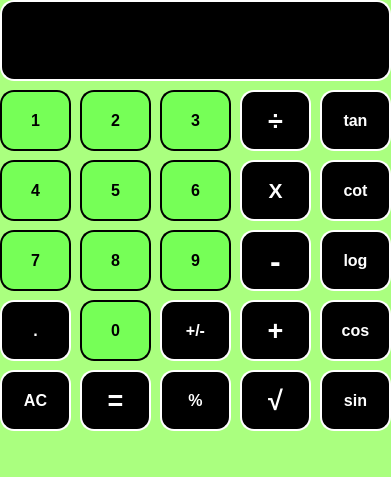
<?xml version="1.0" encoding="UTF-8"?>
<ui version="4.0">
 <class>MainWindow</class>
 <widget class="QMainWindow" name="MainWindow">
  <property name="geometry">
   <rect>
    <x>0</x>
    <y>0</y>
    <width>391</width>
    <height>477</height>
   </rect>
  </property>
  <property name="font">
   <font>
    <pointsize>16</pointsize>
    <bold>true</bold>
   </font>
  </property>
  <property name="windowTitle">
   <string>MainWindow</string>
  </property>
  <property name="autoFillBackground">
   <bool>false</bool>
  </property>
  <property name="styleSheet">
   <string notr="true">background-color:rgb(170, 255, 127);
</string>
  </property>
  <property name="documentMode">
   <bool>false</bool>
  </property>
  <property name="dockNestingEnabled">
   <bool>false</bool>
  </property>
  <property name="unifiedTitleAndToolBarOnMac">
   <bool>false</bool>
  </property>
  <widget class="QWidget" name="centralwidget">
   <widget class="QLabel" name="label">
    <property name="geometry">
     <rect>
      <x>0</x>
      <y>0</y>
      <width>421</width>
      <height>451</height>
     </rect>
    </property>
    <property name="styleSheet">
     <string notr="true">background-image: url(:/newPrefix/Downloads/pngwing.com (1).png);</string>
    </property>
    <property name="text">
     <string/>
    </property>
    <property name="pixmap">
     <pixmap resource="leafs.qrc">:/newPrefix/Downloads/pngwing.com (1).png</pixmap>
    </property>
    <property name="scaledContents">
     <bool>true</bool>
    </property>
   </widget>
   <widget class="QPushButton" name="tan">
    <property name="geometry">
     <rect>
      <x>320</x>
      <y>90</y>
      <width>71</width>
      <height>61</height>
     </rect>
    </property>
    <property name="font">
     <font>
      <pointsize>12</pointsize>
      <italic>false</italic>
      <bold>true</bold>
     </font>
    </property>
    <property name="styleSheet">
     <string notr="true">background-color:black;
color: white;
border-style: outset;
border-width:2px;
border-radius:14px;
border-color: white;
padding:16px;
</string>
    </property>
    <property name="text">
     <string>tan</string>
    </property>
   </widget>
   <widget class="QPushButton" name="sub">
    <property name="geometry">
     <rect>
      <x>240</x>
      <y>230</y>
      <width>71</width>
      <height>61</height>
     </rect>
    </property>
    <property name="font">
     <font>
      <pointsize>24</pointsize>
      <italic>false</italic>
      <bold>true</bold>
     </font>
    </property>
    <property name="styleSheet">
     <string notr="true">background-color:black;
color: white;
border-style: outset;
border-width:2px;
border-radius:14px;
border-color: white;
padding:16px;
</string>
    </property>
    <property name="text">
     <string>-</string>
    </property>
   </widget>
   <widget class="QPushButton" name="sin">
    <property name="geometry">
     <rect>
      <x>320</x>
      <y>370</y>
      <width>71</width>
      <height>61</height>
     </rect>
    </property>
    <property name="font">
     <font>
      <pointsize>12</pointsize>
      <italic>false</italic>
      <bold>true</bold>
     </font>
    </property>
    <property name="styleSheet">
     <string notr="true">background-color:black;
color: white;
border-style: outset;
border-width:2px;
border-radius:14px;
border-color: white;
padding:16px;
</string>
    </property>
    <property name="text">
     <string>sin</string>
    </property>
   </widget>
   <widget class="QPushButton" name="num3">
    <property name="geometry">
     <rect>
      <x>160</x>
      <y>90</y>
      <width>71</width>
      <height>61</height>
     </rect>
    </property>
    <property name="font">
     <font>
      <pointsize>12</pointsize>
      <italic>false</italic>
      <bold>true</bold>
     </font>
    </property>
    <property name="styleSheet">
     <string notr="true">background-color:rgb(118, 255, 87);
color: black;
border-style: outset;
border-width:2px;
border-radius:14px;
border-color: black;
padding:16px;
</string>
    </property>
    <property name="text">
     <string>3</string>
    </property>
   </widget>
   <widget class="QPushButton" name="num1">
    <property name="geometry">
     <rect>
      <x>0</x>
      <y>90</y>
      <width>71</width>
      <height>61</height>
     </rect>
    </property>
    <property name="font">
     <font>
      <pointsize>12</pointsize>
      <italic>false</italic>
      <bold>true</bold>
     </font>
    </property>
    <property name="styleSheet">
     <string notr="true">background-color:rgb(118, 255, 87);
color: black;
border-style: outset;
border-width:2px;
border-radius:14px;
border-color: black;
padding:16px;
</string>
    </property>
    <property name="text">
     <string>1</string>
    </property>
   </widget>
   <widget class="QPushButton" name="sum">
    <property name="geometry">
     <rect>
      <x>240</x>
      <y>300</y>
      <width>71</width>
      <height>61</height>
     </rect>
    </property>
    <property name="font">
     <font>
      <pointsize>20</pointsize>
      <italic>false</italic>
      <bold>true</bold>
     </font>
    </property>
    <property name="styleSheet">
     <string notr="true">background-color:black;
color: white;
border-style: outset;
border-width:2px;
border-radius:14px;
border-color: white;
padding:16px;
</string>
    </property>
    <property name="text">
     <string>+</string>
    </property>
   </widget>
   <widget class="QPushButton" name="cos">
    <property name="geometry">
     <rect>
      <x>320</x>
      <y>300</y>
      <width>71</width>
      <height>61</height>
     </rect>
    </property>
    <property name="font">
     <font>
      <pointsize>12</pointsize>
      <italic>false</italic>
      <bold>true</bold>
     </font>
    </property>
    <property name="styleSheet">
     <string notr="true">background-color:black;
color: white;
border-style: outset;
border-width:2px;
border-radius:14px;
border-color: white;
padding:16px;
</string>
    </property>
    <property name="text">
     <string>cos</string>
    </property>
   </widget>
   <widget class="QPushButton" name="reverse">
    <property name="geometry">
     <rect>
      <x>160</x>
      <y>300</y>
      <width>71</width>
      <height>61</height>
     </rect>
    </property>
    <property name="font">
     <font>
      <pointsize>12</pointsize>
      <italic>false</italic>
      <bold>true</bold>
     </font>
    </property>
    <property name="styleSheet">
     <string notr="true">background-color:black;
color: white;
border-style: outset;
border-width:2px;
border-radius:14px;
border-color: white;
padding:16px;
</string>
    </property>
    <property name="text">
     <string>+/-</string>
    </property>
   </widget>
   <widget class="QPushButton" name="num4">
    <property name="geometry">
     <rect>
      <x>0</x>
      <y>160</y>
      <width>71</width>
      <height>61</height>
     </rect>
    </property>
    <property name="font">
     <font>
      <pointsize>12</pointsize>
      <italic>false</italic>
      <bold>true</bold>
     </font>
    </property>
    <property name="styleSheet">
     <string notr="true">background-color:rgb(118, 255, 87);
color: black;
border-style: outset;
border-width:2px;
border-radius:14px;
border-color: black;
padding:16px;
</string>
    </property>
    <property name="text">
     <string>4</string>
    </property>
   </widget>
   <widget class="QPushButton" name="num5">
    <property name="geometry">
     <rect>
      <x>80</x>
      <y>160</y>
      <width>71</width>
      <height>61</height>
     </rect>
    </property>
    <property name="font">
     <font>
      <pointsize>12</pointsize>
      <italic>false</italic>
      <bold>true</bold>
     </font>
    </property>
    <property name="styleSheet">
     <string notr="true">background-color:rgb(118, 255, 87);
color: black;
border-style: outset;
border-width:2px;
border-radius:14px;
border-color: black;
padding:16px;
</string>
    </property>
    <property name="text">
     <string>5</string>
    </property>
   </widget>
   <widget class="QPushButton" name="num0">
    <property name="geometry">
     <rect>
      <x>80</x>
      <y>300</y>
      <width>71</width>
      <height>61</height>
     </rect>
    </property>
    <property name="font">
     <font>
      <pointsize>12</pointsize>
      <italic>false</italic>
      <bold>true</bold>
     </font>
    </property>
    <property name="styleSheet">
     <string notr="true">background-color:rgb(118, 255, 87);
color: black;
border-style: outset;
border-width:2px;
border-radius:14px;
border-color: black;
padding:16px;
</string>
    </property>
    <property name="text">
     <string>0</string>
    </property>
   </widget>
   <widget class="QPushButton" name="num8">
    <property name="geometry">
     <rect>
      <x>80</x>
      <y>230</y>
      <width>71</width>
      <height>61</height>
     </rect>
    </property>
    <property name="font">
     <font>
      <pointsize>12</pointsize>
      <italic>false</italic>
      <bold>true</bold>
     </font>
    </property>
    <property name="styleSheet">
     <string notr="true">background-color:rgb(118, 255, 87);
color: black;
border-style: outset;
border-width:2px;
border-radius:14px;
border-color: black;
padding:16px;
</string>
    </property>
    <property name="text">
     <string>8</string>
    </property>
   </widget>
   <widget class="QPushButton" name="num2">
    <property name="geometry">
     <rect>
      <x>80</x>
      <y>90</y>
      <width>71</width>
      <height>61</height>
     </rect>
    </property>
    <property name="font">
     <font>
      <pointsize>12</pointsize>
      <italic>false</italic>
      <bold>true</bold>
     </font>
    </property>
    <property name="styleSheet">
     <string notr="true">background-color:rgb(118, 255, 87);
color: black;
border-style: outset;
border-width:2px;
border-radius:14px;
border-color: black;
padding:16px;
</string>
    </property>
    <property name="text">
     <string>2</string>
    </property>
   </widget>
   <widget class="QLineEdit" name="txtbox">
    <property name="geometry">
     <rect>
      <x>0</x>
      <y>0</y>
      <width>391</width>
      <height>81</height>
     </rect>
    </property>
    <property name="font">
     <font>
      <pointsize>24</pointsize>
      <bold>true</bold>
     </font>
    </property>
    <property name="styleSheet">
     <string notr="true">background-color:black;
color: white;
border-style: outset;
border-width:2px;
border-radius:14px;
border-color: white;</string>
    </property>
    <property name="text">
     <string/>
    </property>
   </widget>
   <widget class="QPushButton" name="duplicate">
    <property name="geometry">
     <rect>
      <x>240</x>
      <y>160</y>
      <width>71</width>
      <height>61</height>
     </rect>
    </property>
    <property name="font">
     <font>
      <pointsize>16</pointsize>
      <italic>false</italic>
      <bold>true</bold>
     </font>
    </property>
    <property name="styleSheet">
     <string notr="true">background-color:black;
color: white;
border-style: outset;
border-width:2px;
border-radius:14px;
border-color: white;
padding:16px;
</string>
    </property>
    <property name="text">
     <string>X</string>
    </property>
   </widget>
   <widget class="QPushButton" name="result">
    <property name="geometry">
     <rect>
      <x>80</x>
      <y>370</y>
      <width>71</width>
      <height>61</height>
     </rect>
    </property>
    <property name="font">
     <font>
      <pointsize>20</pointsize>
      <italic>false</italic>
      <bold>true</bold>
     </font>
    </property>
    <property name="styleSheet">
     <string notr="true">background-color:black;
color: white;
border-style: outset;
border-width:2px;
border-radius:14px;
border-color: white;
padding:16px;
</string>
    </property>
    <property name="text">
     <string>=</string>
    </property>
   </widget>
   <widget class="QPushButton" name="num9">
    <property name="geometry">
     <rect>
      <x>160</x>
      <y>230</y>
      <width>71</width>
      <height>61</height>
     </rect>
    </property>
    <property name="font">
     <font>
      <pointsize>12</pointsize>
      <italic>false</italic>
      <bold>true</bold>
     </font>
    </property>
    <property name="styleSheet">
     <string notr="true">background-color:rgb(118, 255, 87);
color: black;
border-style: outset;
border-width:2px;
border-radius:14px;
border-color: black;
padding:16px;
</string>
    </property>
    <property name="text">
     <string>9</string>
    </property>
   </widget>
   <widget class="QPushButton" name="divide">
    <property name="geometry">
     <rect>
      <x>240</x>
      <y>90</y>
      <width>71</width>
      <height>61</height>
     </rect>
    </property>
    <property name="font">
     <font>
      <pointsize>20</pointsize>
      <italic>false</italic>
      <bold>true</bold>
     </font>
    </property>
    <property name="styleSheet">
     <string notr="true">background-color:black;
color: white;
border-style: outset;
border-width:2px;
border-radius:14px;
border-color: white;
padding:16px;
</string>
    </property>
    <property name="text">
     <string>÷</string>
    </property>
   </widget>
   <widget class="QPushButton" name="cot">
    <property name="geometry">
     <rect>
      <x>320</x>
      <y>160</y>
      <width>71</width>
      <height>61</height>
     </rect>
    </property>
    <property name="font">
     <font>
      <pointsize>12</pointsize>
      <italic>false</italic>
      <bold>true</bold>
     </font>
    </property>
    <property name="styleSheet">
     <string notr="true">background-color:black;
color: white;
border-style: outset;
border-width:2px;
border-radius:14px;
border-color: white;
padding:16px;
</string>
    </property>
    <property name="text">
     <string>cot</string>
    </property>
   </widget>
   <widget class="QPushButton" name="num7">
    <property name="geometry">
     <rect>
      <x>0</x>
      <y>230</y>
      <width>71</width>
      <height>61</height>
     </rect>
    </property>
    <property name="font">
     <font>
      <pointsize>12</pointsize>
      <italic>false</italic>
      <bold>true</bold>
     </font>
    </property>
    <property name="styleSheet">
     <string notr="true">background-color:rgb(118, 255, 87);
color: black;
border-style: outset;
border-width:2px;
border-radius:14px;
border-color: black;
padding:16px;
</string>
    </property>
    <property name="text">
     <string>7</string>
    </property>
   </widget>
   <widget class="QPushButton" name="ac">
    <property name="geometry">
     <rect>
      <x>0</x>
      <y>370</y>
      <width>71</width>
      <height>61</height>
     </rect>
    </property>
    <property name="font">
     <font>
      <pointsize>12</pointsize>
      <italic>false</italic>
      <bold>true</bold>
     </font>
    </property>
    <property name="styleSheet">
     <string notr="true">background-color:black;
color: white;
border-style: outset;
border-width:2px;
border-radius:14px;
border-color: white;
padding:16px;
</string>
    </property>
    <property name="text">
     <string>AC</string>
    </property>
   </widget>
   <widget class="QPushButton" name="point">
    <property name="geometry">
     <rect>
      <x>0</x>
      <y>300</y>
      <width>71</width>
      <height>61</height>
     </rect>
    </property>
    <property name="font">
     <font>
      <pointsize>12</pointsize>
      <italic>false</italic>
      <bold>true</bold>
     </font>
    </property>
    <property name="styleSheet">
     <string notr="true">background-color:black;
color: white;
border-style: outset;
border-width:2px;
border-radius:14px;
border-color: white;
padding:16px;
</string>
    </property>
    <property name="text">
     <string>.</string>
    </property>
   </widget>
   <widget class="QPushButton" name="percent">
    <property name="geometry">
     <rect>
      <x>160</x>
      <y>370</y>
      <width>71</width>
      <height>61</height>
     </rect>
    </property>
    <property name="font">
     <font>
      <pointsize>12</pointsize>
      <italic>false</italic>
      <bold>true</bold>
     </font>
    </property>
    <property name="styleSheet">
     <string notr="true">background-color:black;
color: white;
border-style: outset;
border-width:2px;
border-radius:14px;
border-color: white;
padding:16px;
</string>
    </property>
    <property name="text">
     <string>%</string>
    </property>
   </widget>
   <widget class="QPushButton" name="num6">
    <property name="geometry">
     <rect>
      <x>160</x>
      <y>160</y>
      <width>71</width>
      <height>61</height>
     </rect>
    </property>
    <property name="font">
     <font>
      <pointsize>12</pointsize>
      <italic>false</italic>
      <bold>true</bold>
     </font>
    </property>
    <property name="styleSheet">
     <string notr="true">background-color:rgb(118, 255, 87);
color: black;
border-style: outset;
border-width:2px;
border-radius:14px;
border-color: black;
padding:16px;
</string>
    </property>
    <property name="text">
     <string>6</string>
    </property>
   </widget>
   <widget class="QPushButton" name="log">
    <property name="geometry">
     <rect>
      <x>320</x>
      <y>230</y>
      <width>71</width>
      <height>61</height>
     </rect>
    </property>
    <property name="font">
     <font>
      <pointsize>12</pointsize>
      <italic>false</italic>
      <bold>true</bold>
     </font>
    </property>
    <property name="styleSheet">
     <string notr="true">background-color:black;
color: white;
border-style: outset;
border-width:2px;
border-radius:14px;
border-color: white;
padding:16px;
</string>
    </property>
    <property name="text">
     <string>log</string>
    </property>
   </widget>
   <widget class="QPushButton" name="sqrt">
    <property name="geometry">
     <rect>
      <x>240</x>
      <y>370</y>
      <width>71</width>
      <height>61</height>
     </rect>
    </property>
    <property name="font">
     <font>
      <pointsize>20</pointsize>
      <italic>false</italic>
      <bold>true</bold>
     </font>
    </property>
    <property name="styleSheet">
     <string notr="true">background-color:black;
color: white;
border-style: outset;
border-width:2px;
border-radius:14px;
border-color: white;
padding:16px;
</string>
    </property>
    <property name="text">
     <string>√</string>
    </property>
   </widget>
  </widget>
  <widget class="QMenuBar" name="menubar">
   <property name="geometry">
    <rect>
     <x>0</x>
     <y>0</y>
     <width>391</width>
     <height>22</height>
    </rect>
   </property>
  </widget>
  <widget class="QStatusBar" name="statusbar"/>
 </widget>
 <resources>
  <include location="leafs.qrc"/>
 </resources>
 <connections/>
</ui>
